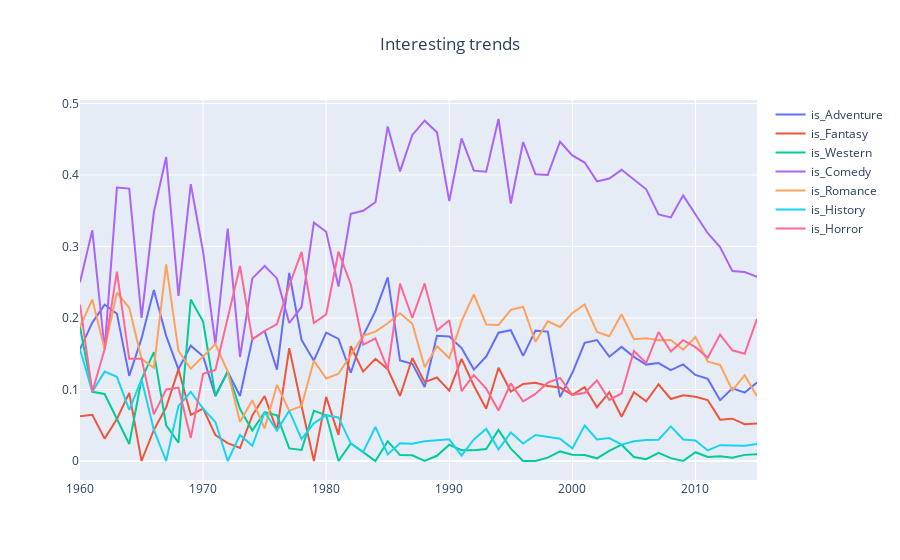

The cell this chart's notebook holds for it:
### Code cell
interesting_trends = ['is_Romance','is_Adventure','is_Horror','is_Fantasy','is_Western','is_History','is_Comedy']
plot_genres(rel_genres_by_year,title="Interesting trends", columns=interesting_trends)
